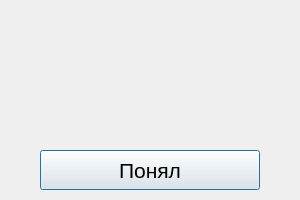
<?xml version="1.0" encoding="UTF-8"?>
<ui version="4.0">
 <class>ErrorWindow</class>
 <widget class="QDialog" name="ErrorWindow">
  <property name="geometry">
   <rect>
    <x>0</x>
    <y>0</y>
    <width>300</width>
    <height>200</height>
   </rect>
  </property>
  <property name="windowTitle">
   <string>Ошибка</string>
  </property>
  <widget class="QPushButton" name="ok_button">
   <property name="geometry">
    <rect>
     <x>40</x>
     <y>150</y>
     <width>220</width>
     <height>40</height>
    </rect>
   </property>
   <property name="font">
    <font>
     <pointsize>16</pointsize>
     <weight>50</weight>
     <bold>false</bold>
    </font>
   </property>
   <property name="text">
    <string>Понял</string>
   </property>
  </widget>
  <widget class="QLabel" name="error_label">
   <property name="geometry">
    <rect>
     <x>20</x>
     <y>70</y>
     <width>260</width>
     <height>30</height>
    </rect>
   </property>
   <property name="font">
    <font>
     <family>Yu Gothic UI Semilight</family>
     <pointsize>12</pointsize>
    </font>
   </property>
   <property name="text">
    <string/>
   </property>
  </widget>
 </widget>
 <resources/>
 <connections/>
</ui>
